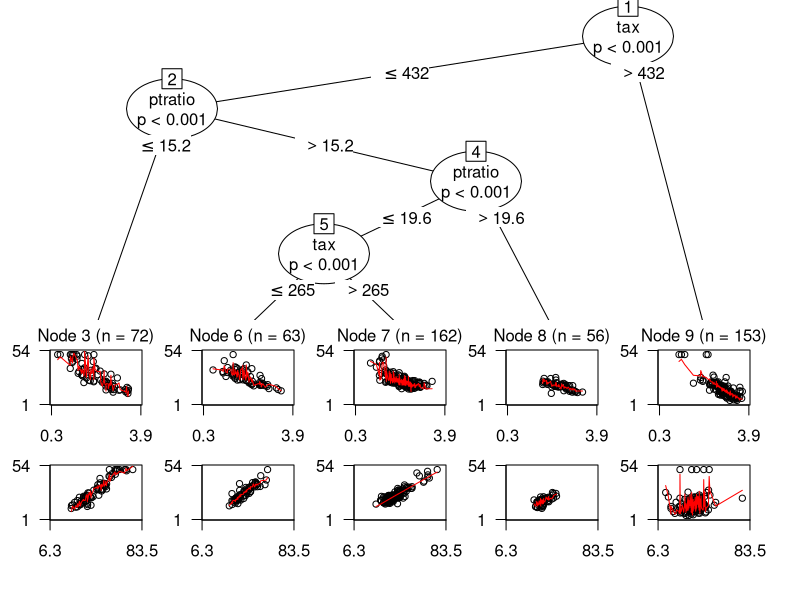

Here is the R script that generated this plot: (Note: this script raises an error after producing the figure.)
### R code from vignette source 'MOB.Rnw'

###################################################
### code chunk number 1: setup
###################################################
require("party")
options(useFancyQuotes = FALSE)


###################################################
### code chunk number 2: MOB.Rnw:229-230
###################################################
library("party")


###################################################
### code chunk number 3: MOB.Rnw:235-236
###################################################
data("BostonHousing", package = "mlbench")


###################################################
### code chunk number 4: MOB.Rnw:250-252
###################################################
BostonHousing$lstat <- log(BostonHousing$lstat)
BostonHousing$rm <- BostonHousing$rm^2


###################################################
### code chunk number 5: MOB.Rnw:267-269
###################################################
BostonHousing$chas <- factor(BostonHousing$chas, levels = 0:1, labels = c("no", "yes"))
BostonHousing$rad <- factor(BostonHousing$rad, ordered = TRUE)


###################################################
### code chunk number 6: MOB.Rnw:280-282
###################################################
ctrl <- mob_control(alpha = 0.05, bonferroni = TRUE, minsplit = 40,
  objfun = deviance, verbose = TRUE)


###################################################
### code chunk number 7: MOB.Rnw:295-297
###################################################
fmBH <- mob(medv ~ lstat + rm | zn + indus + chas + nox + age + dis + rad + tax + crim + b + ptratio,
  data = BostonHousing, control = ctrl, model = linearModel)


###################################################
### code chunk number 8: MOB.Rnw:306-307
###################################################
fmBH


###################################################
### code chunk number 9: MOB.Rnw:313-314 (eval = FALSE)
###################################################
## plot(fmBH)


###################################################
### code chunk number 10: BostonHousing-plot
###################################################
plot(fmBH)


###################################################
### code chunk number 11: MOB.Rnw:347-348
###################################################
coef(fmBH)


###################################################
### code chunk number 12: MOB.Rnw:354-355
###################################################
summary(fmBH, node = 7)


###################################################
### code chunk number 13: MOB.Rnw:362-363
###################################################
sctest(fmBH, node = 7)


###################################################
### code chunk number 14: MOB.Rnw:369-372
###################################################
mean(residuals(fmBH)^2)
logLik(fmBH)
AIC(fmBH)


###################################################
### code chunk number 15: MOB.Rnw:375-377
###################################################
nt <- NROW(coef(fmBH))
nk <- NCOL(coef(fmBH))


###################################################
### code chunk number 16: MOB.Rnw:393-395
###################################################
data("SynthDiabetes2", package = "mlbench")
SynthDiabetes <- na.omit(SynthDiabetes2[,-c(4, 5)])


###################################################
### code chunk number 17: MOB.Rnw:415-418
###################################################
fmSD <- mob(diabetes ~ glucose | pregnant + pressure + mass + pedigree + age,
  data = SynthDiabetes, model = glinearModel, family = binomial(),
  control = mob_control(alpha = 0.01))


###################################################
### code chunk number 18: MOB.Rnw:423-424 (eval = FALSE)
###################################################
## plot(fmSD)


###################################################
### code chunk number 19: SynthDiabetes-plot
###################################################
plot(fmSD)


###################################################
### code chunk number 20: MOB.Rnw:458-460
###################################################
coef(fmSD)
exp(coef(fmSD)[,2])


###################################################
### code chunk number 21: MOB.Rnw:463-464
###################################################
risk <- round(100 * (exp(coef(fmSD)[,2])-1), digits = 1)


###################################################
### code chunk number 22: bib
###################################################
thisdir <- getwd()
bibfile <- system.file("REFERENCES.bib", package = "party")
### bibfile may contain spaces LaTeX is unable to deal with on MacOS it seems
if (file.copy(bibfile, to = thisdir, overwrite = TRUE)) {
    bibfile <- "REFERENCES.bib"
} else {
    ### hope for the best
    bibfile <- file.path("..", "inst", "REFERENCES.bib")
}
